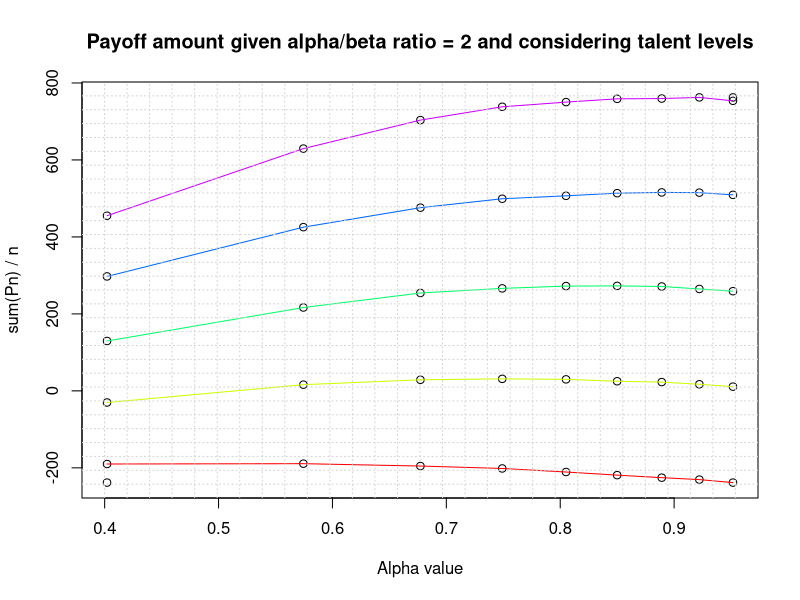

Recreate this plot in R.
#Starts to take multiple people into account
#Generates alpha value based on total talent in system, assuming talent combines in logarithmic fashion

alpha_vals <- list()
a_index <- 1

n <- 10^4

log_func <- function(talents){
  return(log(talents)/4)
}

#not used
exp_func <- function(talents){
  return(talents^2)
}

for(j in 1:9)# used to be c(1, 3, 5, 7), but changed to get more data points
{
  talents <- data.frame()
  for(k in 1:5)
  {
    norm <- rnorm(n, mean=j, sd=1)
    #builds frame of average talent values across 5 peoples
    talentRow <- sum(norm) / n
    talents <- rbind(talents, talentRow)
  }
  
  sum_talent <- sum(talents)
  alpha <- log_func(sum_talent)
  #Builds a list of the calculated alpha values
  alpha_vals[a_index] <- alpha
  a_index <- a_index + 1
  newRow <- c(sum_talent, alpha)
}

#renames columns of frames for clarity
names(talents) <- c("Talent level")
names(alpha_vals) <- c("alpha")

#tests different values of alpha and beta, keeping the ratio at 1
#graphs across different ratios of mu to x

#initialize empty data frame
payoffs <- data.frame()

c <- 250
x <- 500

#two for loops: one for mu, and one for alpha(/beta)
for(m in 1:5)
{
  mu <- m * x
  #print(sprintf("mu: %d", mu))
  #print(sprintf("mu/x: %d", mu/x))
  
  ##### TWO POSSIBLE AVENUES FOR THIS MODEL TO USE GENERATED ALPHA
  ##### METHOD 1 (IN USE): Alpha value generated from talent is used as mean for rnorm
  ##### METHOD 2: Generated alpha value is used as is
  
  for(a in alpha_vals)
  {
    alpha_mean <- a
    beta_mean <- alpha_mean/2
    alpha <- rnorm(n, mean=alpha_mean, sd=0.1)
    beta <- rnorm(n, mean=beta_mean, sd=0.1)
    Pn <- alpha * (1 - beta) * mu - beta * x - c
    #initialize new row, add it to data frame
    new_row <- c(alpha_mean, sum(Pn) / n, m) 
    payoffs <- rbind(payoffs, new_row)
  }
}

#rename columns of frame for clarity
names(payoffs) <- c("alpha_value", "avg_value", "mu_value")

#sets up plot
num_plots <- max(payoffs$mu_value)
xrange <- range(payoffs$alpha_value)
yrange <- range(payoffs$avg_value)
colors <- rainbow(num_plots)
plot(xrange, yrange, xlab="Alpha value",
     ylab="sum(Pn) / n" ) 
title("Payoff amount given alpha/beta ratio = 2 and considering talent levels")

#plots points and connects them with lines
for(i in 1:num_plots)
{
  plot <- subset(payoffs, mu_value==i)
  points(plot$alpha_value, plot$avg_value)
  lines(plot$alpha_value, plot$avg_value, col=colors[i])
}

#creates legend and grid
#legend(0.4,750, 1:num_plots, lty=c(1, 1, 1, 1, 1), col=colors, title="mu:x", box.lwd=2)
grid(nx = 30, ny = 30, col = "lightgray", lty = "dotted",
     lwd = par("lwd"), equilogs = TRUE)


